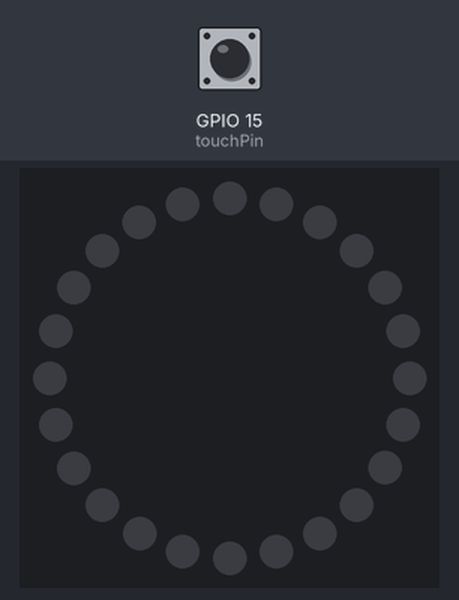
This sketch was run on a simulated ESP32. Parts: 24 RGB LEDs in a ring, first at the top, clockwise. The inputs (shaded band) are chosen by the test bench; at power-on: GPIO 15 (touchPin) HIGH. Dim RGB values are drawn brighter than linear.

Above: at 1.2 s.
1.3 s: GPIO 15 (touchPin) pulled LOW for 0.15 s
At 2.41 s:
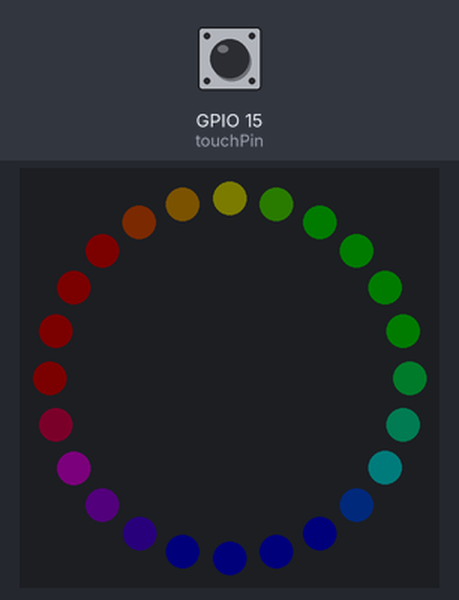
At 3.37 s:
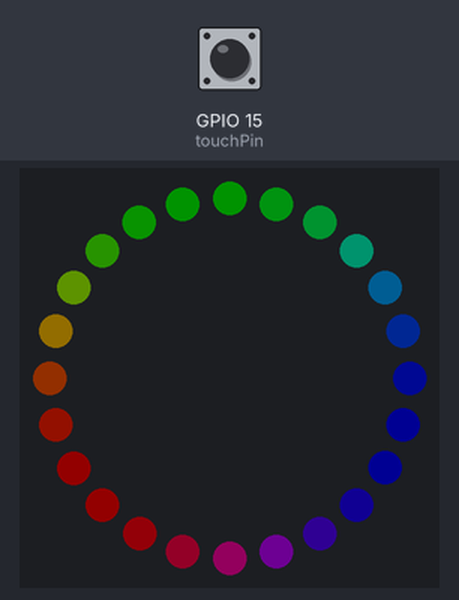
Timing chart, 0 to 4.9 s (numbered marks = the images above; inputs shaded):
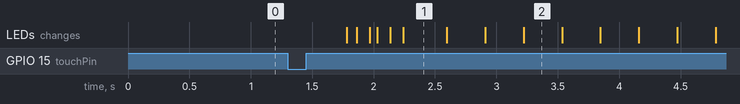

Measured:
- after the input at 1.3 s, the LEDs: first change after 0.48 s (image 1 shows a later state)

The sketch:

Lamp.ino
```cpp
#include "Arduino.h"
#include "Adafruit_NeoPixel.h"

constexpr auto ledPin = 2;
constexpr auto ledCount = 24;
Adafruit_NeoPixel ring(ledCount, ledPin, NEO_GRB + NEO_KHZ800);

void setup() {
  ring.begin();
  ring.clear();
  ring.show();
}

void rainbowCycle(int wait, uint32_t& pixelHueOffset, uint8_t brightness) {
    constexpr auto maxHue = 65536;
    constexpr auto maxSaturation = 255;
    for (auto index = 0; index < ledCount; ++index) {
      auto pixelHueValue = pixelHueOffset + (index * maxHue / ledCount);
      ring.setPixelColor(index, ring.gamma32(ring.ColorHSV(pixelHueValue, maxSaturation, brightness)));
    }
    ring.show();
    delay(wait);
    constexpr auto hueStep = 255;
    pixelHueOffset += hueStep;
}

void rainbow(int wait) {
  uint32_t pixelHueOffset = 0;
  constexpr auto maxBrightness = 255;
  auto brightness = 0;
  while (++brightness < maxBrightness) {
    rainbowCycle(wait, pixelHueOffset, brightness);
  }
  auto start = millis();
  const auto minRainbowMs = 10000;
  while (millis() - start < minRainbowMs) {
    rainbowCycle(wait, pixelHueOffset, brightness);
  }
  while (--brightness > 0) {
    rainbowCycle(wait, pixelHueOffset, brightness);
  }
  ring.clear();
  ring.show();
}

void loop() {
  constexpr auto touchPin = 15;
  constexpr auto touchMin = 15;
  const auto isTouched = touchRead(touchPin) < touchMin;
  if (isTouched) {
    const auto wait = 20;
    rainbow(wait);
  }
}
```
